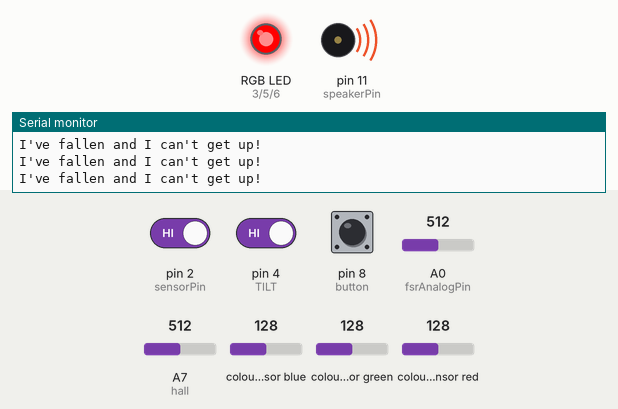
Simulated run of this sketch. Board: Arduino Nano, built with avr-gcc and run on an emulated ATmega328P. Parts: an RGB LED mixed from three pins (HIGH = lit), buzzer (waves = sounding), the last lines printed to the serial monitor. The test bench sets the inputs (shaded band); at power-on: pin 4 (TILT) HIGH, colour sensor blue 128, pin 8 (button) HIGH, colour sensor green 128, colour sensor red 128, pin 2 (sensorPin) HIGH, A0 (fsrAnalogPin) = 512, A7 (hall) = 512. Dim RGB values are drawn brighter than linear.

Above: at 1.2 s.
1.3 s: pin 4 (TILT) driven LOW
At 3.0 s:
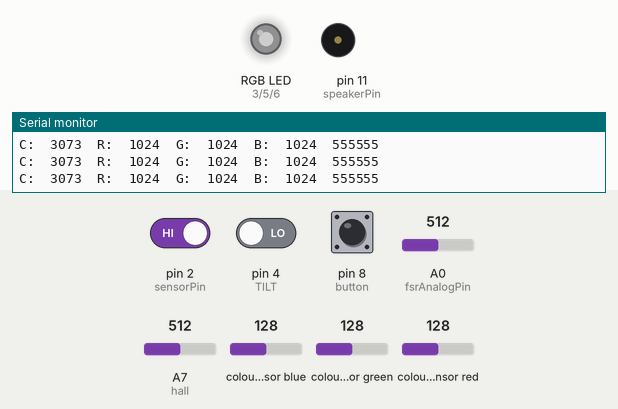
3.3 s: colour sensor blue set to 5
At 4.2 s:
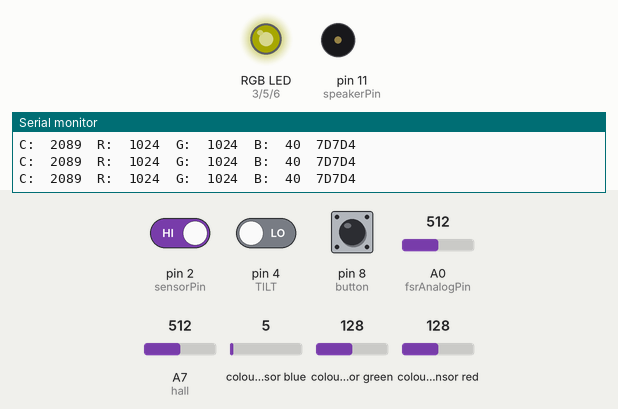
4.8 s: pin 8 (button) pulled LOW for 0.15 s
At 4.95 s:
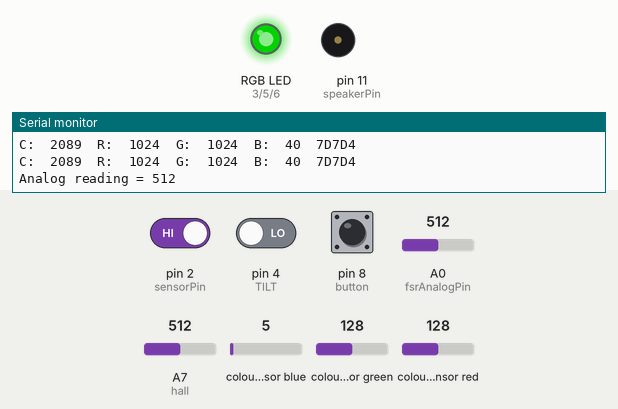
6.5 s: colour sensor green set to 5
At 7.2 s:
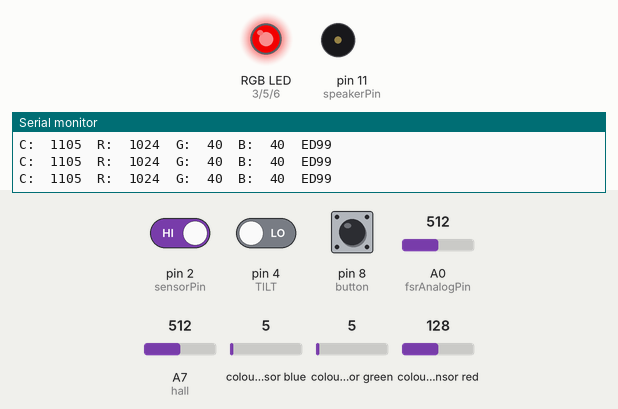
8.0 s: colour sensor red set to 64
At 9.2 s:
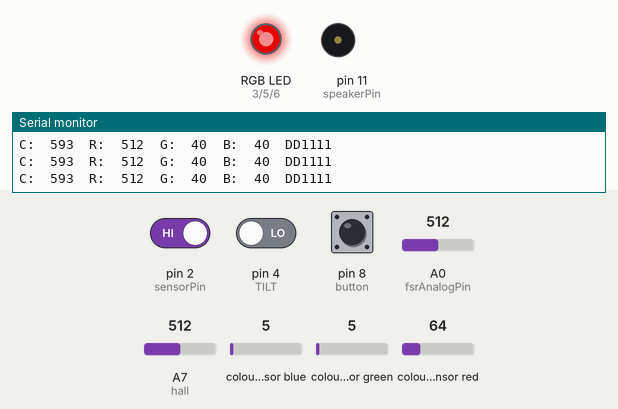
9.5 s: colour sensor blue set to 7
11.4 s: colour sensor blue set to 10
At 12.4 s:
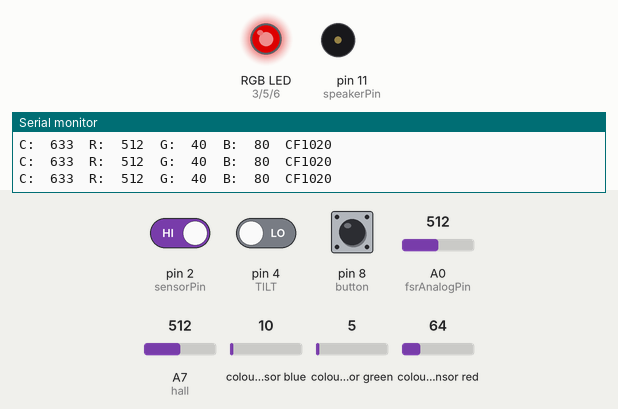
Timing chart, 0 to 13.9 s (numbered marks = the images above; inputs shaded):
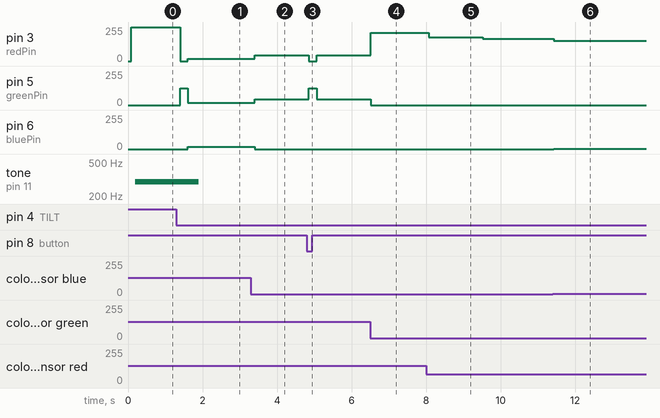

The sketch:

demoFunctions.ino
```cpp
#include <Wire.h>
#include "Adafruit_TCS34725.h"
const int button = 8;
const int speakerPin = 11;
const int redPin = 3;
const int greenPin = 5;
const int bluePin = 6;
const int TILT = 4;
#define hall A7
#define fsrAnalogPin A0

int fsrReading;
int LEDbrightness;
const int sensorPin = 2;
float sensorValue = 0.0;
int sensorState = 0, lastState = 0;

int numTones = 4;
//int tones [] = {294, 330, 369, 440};
//                 D    E   Gflat, A

#define commonAnode false

byte gammatable[256];

Adafruit_TCS34725 tcs = Adafruit_TCS34725(TCS34725_INTEGRATIONTIME_50MS, TCS34725_GAIN_4X);

void setup()
{

  Serial.begin(9600); //start serial read
  pinMode(TILT, INPUT); //set tilt switch to input
  pinMode(button, INPUT);
  pinMode (sensorPin, INPUT); // set sensor to in
  digitalWrite(sensorPin, HIGH); //turn on pull-up resistor
  digitalWrite(TILT, HIGH);
  digitalWrite(button, HIGH);

   if (tcs.begin())
   {
    Serial.println("Found sensor");
  }
  else
  {
    Serial.println("No TCS34725 found ... check your connections");
    while (1); // halt!
  }
  pinMode(redPin, OUTPUT);
  pinMode(greenPin, OUTPUT);
  pinMode(bluePin, OUTPUT);
    // thanks PhilB for this gamma table!
  // it helps convert RGB colors to what humans see
  for (int i=0; i<256; i++)
  {
    float x = i;
    x /= 255;
    x = pow(x, 2.5);
    x *= 255;

    if (commonAnode)
    {
      gammatable[i] = 255 - x;
    }
    else
    {
      gammatable[i] = x;
    }
    //Serial.println(gammatable[i]);
  }
}

void loop()
{
 tiltDemo();
 hallDemo();
 FSRdemo();
 breakDemo();
 while(digitalRead(button) == true)
  {
    colorView();
  }
}

void tiltDemo()
{
  while (digitalRead(TILT) == true) //while switch is broken
   {
     digitalWrite(redPin,1); //turn on LED
     Serial.println("I've fallen and I can't get up!"); //send message to Serial Monitor
     delay(100); //delay between readings
     tone(speakerPin, 294, 500); //play a D
   }
  digitalWrite(redPin,0); //while switch is together, do nothing.
}

void hallDemo()
{
   sensorValue = analogRead(hall); //start sensor at zero
   if (sensorValue <= 500) //if sensor comes in contact with magnetic field
    {
      digitalWrite(bluePin,1); //turn on LED
      Serial.println("Field Detected");
      tone(speakerPin, 330, 500); //play an E
    }
   else
      digitalWrite(bluePin ,0); //else keep LED off

}

void FSRdemo()
{
   fsrReading = analogRead(fsrAnalogPin);
  Serial.print("Analog reading = ");
  Serial.println(fsrReading);

 LEDbrightness = map(fsrReading, 0, 1023, 0, 255); //map analog reading from 0 to 1023 to 0 to 255

 analogWrite(greenPin, LEDbrightness); //LED gets brighter the harder you press the sensor

 delay(100);
}

void breakDemo()
{
  //read state of pushbutton value
sensorState = digitalRead(sensorPin);

//check if sensor beam is broken
if(sensorState == LOW)
 {
  digitalWrite(redPin, 1);
  tone (speakerPin, 369, 500);
 }
else
 {
  digitalWrite(redPin, 0);
 }

if (sensorState && !lastState)
  {
  Serial.println("Unbroken");
  }

if (!sensorState && lastState)
  {
   Serial.println("Broken");
  }

  lastState = sensorState;
}

void colorView()
{
  uint16_t clear, red, green, blue;

  tcs.setInterrupt(false);      // turn on LED

  delay(60);  // takes 50ms to read

  tcs.getRawData(&red, &green, &blue, &clear);

  tcs.setInterrupt(true);  // turn off LED

  Serial.print("C:\t"); Serial.print(clear);
  Serial.print("\tR:\t"); Serial.print(red);
  Serial.print("\tG:\t"); Serial.print(green);
  Serial.print("\tB:\t"); Serial.print(blue);

  // Figure out some basic hex code for visualization
  uint32_t sum = clear;
  float r, g, b;
  r = red; r /= sum;
  g = green; g /= sum;
  b = blue; b /= sum;
  r *= 256; g *= 256; b *= 256;
  Serial.print("\t");
  Serial.print((int)r, HEX); Serial.print((int)g, HEX); Serial.print((int)b, HEX);
  Serial.println();

  //Serial.print((int)r ); Serial.print(" "); Serial.print((int)g);Serial.print(" ");  Serial.println((int)b );

  analogWrite(redPin, gammatable[(int)r]);
  analogWrite(greenPin, gammatable[(int)g]);
  analogWrite(bluePin, gammatable[(int)b]);
}
```

Measured:
- after the input at 1.3 s, pin 3 (redPin): 255/255 → 0/255 after 0.10 s, → 16/255 0.21 s later; pin 5 (greenPin): 0/255 → 127/255 after 0.10 s, → 16/255 0.21 s later; pin 6 (bluePin): 0/255 → 16/255 after 0.31 s; tone on pin 11 (speakerPin): 294 Hz → silent after 0.60 s
- after the input at 3.3 s, pin 3 (redPin), pin 5 (greenPin): 16/255 → 42/255 after 0.10 s; pin 6 (bluePin): 16/255 → 0/255 after 0.10 s
- after the input at 4.8 s, pin 3 (redPin): 42/255 → 0/255 after 0.05 s, → 42/255 0.21 s later; pin 5 (greenPin): 42/255 → 127/255 after 0.05 s, → 42/255 0.21 s later
- after the input at 6.5 s, pin 3 (redPin): 42/255 → 212/255 at once; pin 5 (greenPin): 42/255 → 0/255 at once
- after the input at 8.0 s, pin 3 (redPin): 212/255 → 178/255 after 0.08 s
- after the input at 9.5 s, pin 3 (redPin): 178/255 → 166/255 at once
- after the input at 11.4 s, pin 3 (redPin): 166/255 → 151/255 at once; pin 6 (bluePin): 0/255 → 1/255 at once
